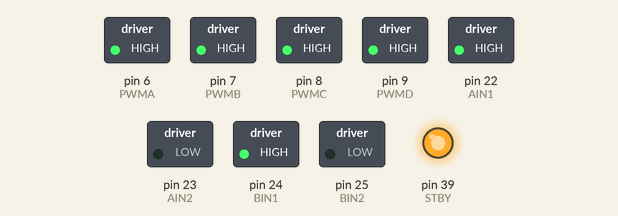
Simulated run of this sketch. Board: Arduino Mega 2560, built with avr-gcc and run on an emulated ATmega2560. Shown: switched loads named in the sketch (green lamp = pin HIGH), output pins drawn as LEDs (lit = HIGH).

Above: at 0.05 s.
At 2.05 s:
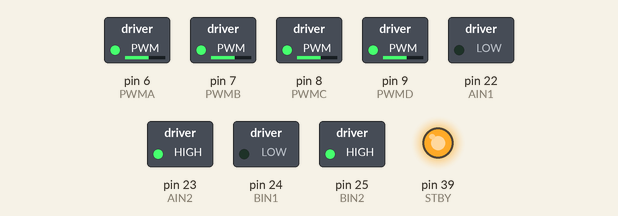
At 3.95 s:
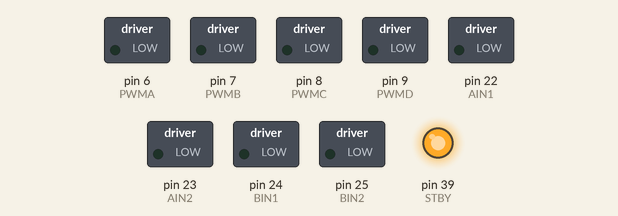
Timing chart, 0 to 5.2 s (numbered marks = the images above):
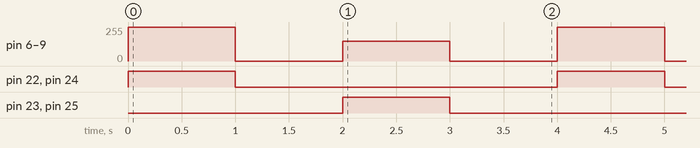

Measured:
- by itself, pin 6 (PWMA), pin 7 (PWMB), pin 8 (PWMC), pin 9 (PWMD): repeats every 4.0 s: 0/255 1.0 s, 150/255 1.0 s, 0/255 1.0 s, 255/255 1.0 s
- by itself, pin 22 (AIN1), pin 23 (AIN2), pin 24 (BIN1), pin 25 (BIN2): alternates HIGH for 1.0 s and LOW for 3.0 s

The sketch:

TB6612FNG-Functionality-Test.ino
```cpp
// TB6612FNG-Functionality-Test BY TINA ZHANG
// CC NC-BY 4.0
                        //define the two direction logic pins and the speed / PWMA and PWMB pin
const int PWMA = 6;     // Motor (A)
const int AIN1 = 22;
const int AIN2 = 23;
                        // Motor (B)
const int PWMB = 7;
const int BIN1 = 24;
const int BIN2 = 25;

                        // Motor (C)
const int PWMC = 8;
const int CIN1 = 26;
const int CIN2 = 27;

                        // Motor (D)
const int PWMD = 9;
const int DIN1 = 28;
const int DIN2 = 29;

const int STBY = 39;

void setup()
{
                        // Motor A : set all pins as output
  pinMode(AIN1, OUTPUT);
  pinMode(AIN2, OUTPUT);
  pinMode(PWMA, OUTPUT);

                        // Motor B : set all pins as output
  pinMode(BIN1, OUTPUT);
  pinMode(BIN2, OUTPUT);
  pinMode(PWMB, OUTPUT);


  pinMode(STBY, OUTPUT);
  digitalWrite(STBY, HIGH);
}

void loop()
{
  digitalWrite(STBY, HIGH);
                        //drive forward at full speed by pulling AIN1/BIN1 High
                        //and AIN2/BIN2 low, while writing a full 255 to PWMA/PWMB to
                        //control speed
  digitalWrite(AIN1, HIGH);
  digitalWrite(AIN2, LOW);
  analogWrite(PWMA, 255);

  digitalWrite(BIN1, HIGH);
  digitalWrite(BIN2, LOW);
  analogWrite(PWMB, 255);

  digitalWrite(CIN1, HIGH);
  digitalWrite(CIN2, LOW);
  analogWrite(PWMC, 255);

  digitalWrite(DIN1, HIGH);
  digitalWrite(DIN2, LOW);
  analogWrite(PWMD, 255);
                        //wait 1 second
  delay(1000);

                        //Brake the motorS by pulling both direction pins to
                        //the same state (in this case LOW). PWMA/PWMB doesn't matter
                        //in a brake situation, but set as 0.
  digitalWrite(AIN1, LOW);
  digitalWrite(AIN2, LOW);
  analogWrite(PWMA, 0);
  digitalWrite(BIN1, LOW);
  digitalWrite(BIN2, LOW);
  analogWrite(PWMB, 0);
  digitalWrite(CIN1, LOW);
  digitalWrite(CIN2, LOW);
  analogWrite(PWMC, 0);
  digitalWrite(DIN1, LOW);
  digitalWrite(DIN2, LOW);
  analogWrite(PWMD, 0);
                        //wait 1 second
  delay(1000);

                        //change direction to reverse by flipping the states
                        //of the direction pins from their forward state at lower speed
  digitalWrite(AIN1, LOW);
  digitalWrite(AIN2, HIGH);
  analogWrite(PWMA, 150);
  digitalWrite(BIN1, LOW);
  digitalWrite(BIN2, HIGH);
  analogWrite(PWMB, 150);
  digitalWrite(CIN1, LOW);
  digitalWrite(CIN2, HIGH);
  analogWrite(PWMC, 150);
  digitalWrite(DIN1, LOW);
  digitalWrite(DIN2, HIGH);
  analogWrite(PWMD, 150);
                        //wait 1 second
  delay(1000);

                        //Brake again
  digitalWrite(AIN1, LOW);
  digitalWrite(AIN2, LOW);
  analogWrite(PWMA, 0);
  digitalWrite(BIN1, LOW);
  digitalWrite(BIN2, LOW);
  analogWrite(PWMB, 0);
  digitalWrite(CIN1, LOW);
  digitalWrite(CIN2, LOW);
  analogWrite(PWMC, 0);
  digitalWrite(DIN1, LOW);
  digitalWrite(DIN2, LOW);
  analogWrite(PWMD, 0);
                        //wait 1 second
  delay(1000);
}
```
